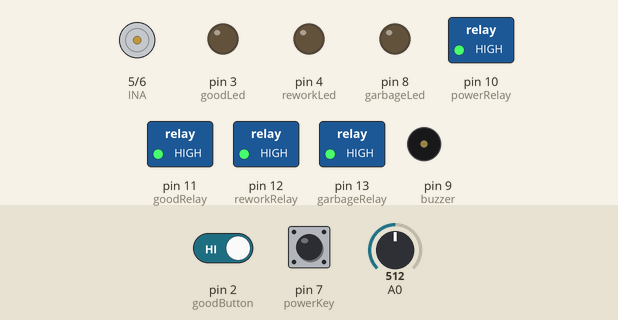
Recording of a sketch running on a simulated Arduino Uno, built with avr-gcc and run on an emulated ATmega328P. On the bench: motor-driver pin pairs drawn as motors (green arrow = first pin HIGH = forward, orange = second pin HIGH = backward, longer = more drive), switched loads named in the sketch (green lamp = pin HIGH), output pins drawn as LEDs (lit = HIGH), buzzer (waves = sounding). The inputs (shaded band) are chosen by the test bench; at power-on: pin 7 (powerKey) HIGH, pin 2 (goodButton) HIGH, A0 = 512.

Above: at 1.2 s.
1.3 s: pin 7 (powerKey) pulled LOW for 0.15 s
At 1.37 s:
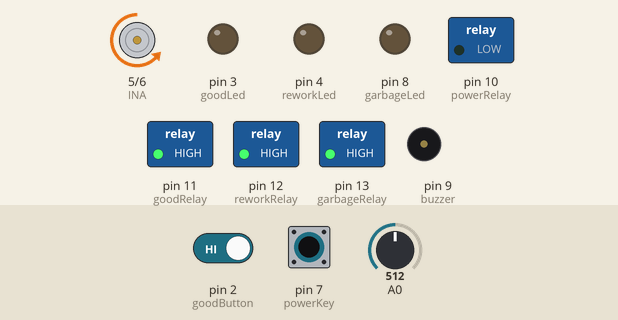
2.9 s: pin 7 (powerKey) pulled LOW for 3.2 s
At 6.8 s:
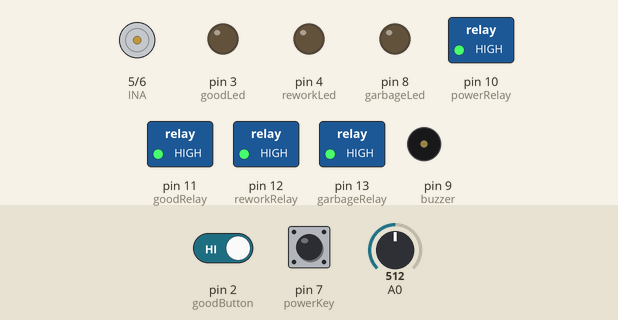
7.6 s: pin 2 (goodButton) driven LOW and pin 7 (powerKey) driven LOW
At 8.1 s:
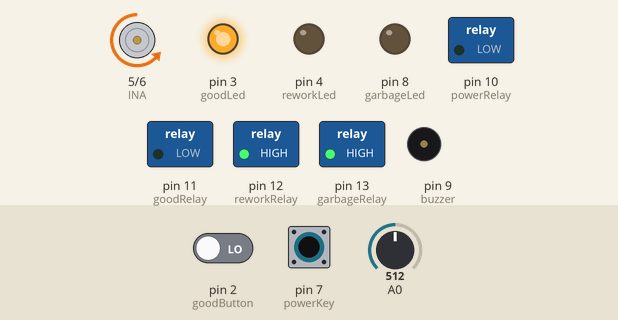
10.6 s: A0 set to 716
At 10.75 s:
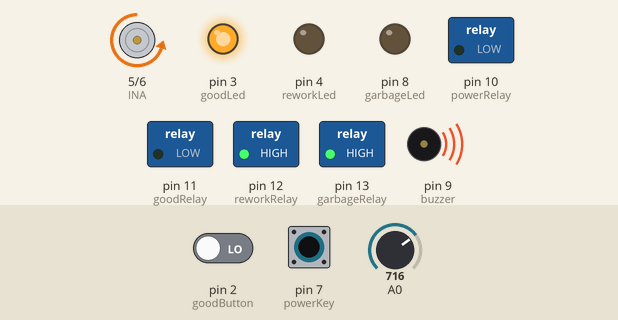
13.6 s: pin 2 (goodButton) driven HIGH
At 14.3 s:
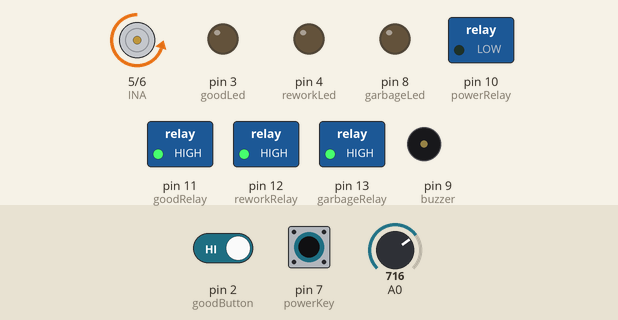
15.1 s: A0 set to 0
At 16.0 s:
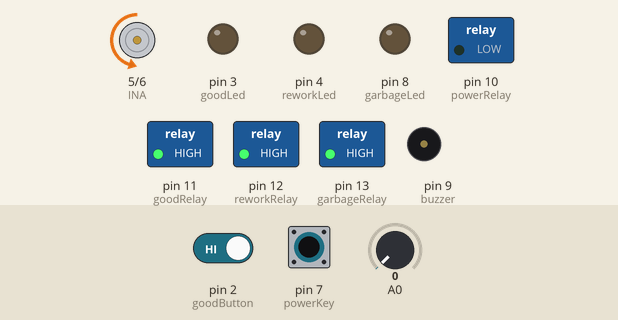
Timing chart, 0 to 17.6 s (numbered marks = the images above; inputs shaded):
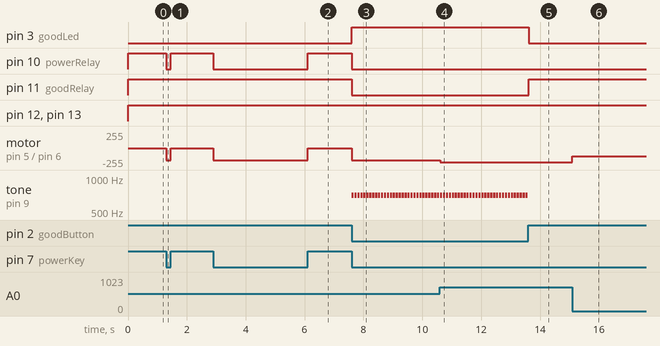

The sketch:

sketch_maleta.ino
```cpp
const int powerKey = 7;
const int reworkButton = 0;
const int garbageButton = 1;
const int goodButton = 2;

const int reworkLed = 4;
const int garbageLed = 8;
const int goodLed = 3;

const int powerRelay = 10;
const int goodRelay = 11;
const int reworkRelay = 12;
const int garbageRelay = 13;

const int buzzer = 9;

const int INA = 5;
const int INB = 6;

byte speed = 255;
const int curr_value_min = 0;
const int curr_value_max = 1023;
const int new_value_min = 120;
const int new_value_max = 255;

void setup()
{
    Serial.begin(9600);

    pinMode(powerKey, INPUT_PULLUP);
    pinMode(reworkButton, INPUT_PULLUP);
    pinMode(garbageButton, INPUT_PULLUP);
    pinMode(goodButton, INPUT_PULLUP);

    pinMode(reworkLed, OUTPUT);
    pinMode(garbageLed, OUTPUT);
    pinMode(goodLed, OUTPUT);

    pinMode(powerRelay, OUTPUT);
    pinMode(reworkRelay, OUTPUT);
    pinMode(garbageRelay, OUTPUT);
    pinMode(goodRelay, OUTPUT);

    pinMode(INA, OUTPUT);
    pinMode(INB, OUTPUT);
}

void loop()
{
    if (digitalRead(powerKey) == LOW)
    {
        digitalWrite(powerRelay, LOW);

        //speed = constrain((analogRead(A0)/4) + 80, 150, 255);
        speed = map(analogRead(A0), curr_value_min, curr_value_max, new_value_min, new_value_max);
        analogWrite(INA,0);
        analogWrite(INB,speed);

        if (digitalRead(goodButton) == LOW)
        {
            //Serial.println("Good button pressed");
            digitalWrite(goodLed, HIGH);
            digitalWrite(goodRelay, LOW);

            tone(buzzer, 700, 75);
            delay(100);
            noTone(buzzer);

            //while (digitalRead(goodButton) == LOW) {delay(100);}
        }
        else
        {
            digitalWrite(goodLed, LOW);
            digitalWrite(goodRelay, HIGH);
        }
    }
    else
    {
        digitalWrite(powerRelay, HIGH);
        digitalWrite(goodRelay, HIGH);
        digitalWrite(goodLed, LOW);

        analogWrite(INA, LOW);
        analogWrite(INB, LOW);
    }

    if (digitalRead(reworkButton) == LOW)
    {
        //Serial.println("Rework button pressed");
        digitalWrite(reworkLed, HIGH);
        digitalWrite(reworkRelay, LOW);

        tone(buzzer, 450, 50);
        delay(100);
        tone(buzzer, 450, 50);
        delay(100);
        noTone(buzzer);

        //while (digitalRead(reworkButton) == LOW) {delay(100);}
    }
    else
    {
        digitalWrite(reworkLed, LOW);
        digitalWrite(reworkRelay, HIGH);
    }

    if (digitalRead(garbageButton) == LOW)
    {
        //Serial.println("Garbage button pressed");
        digitalWrite(garbageLed, HIGH);
        digitalWrite(garbageRelay, LOW);

        tone(buzzer, 200, 500);
        delay(100);
        noTone(buzzer);

        //while (digitalRead(garbageButton) == LOW) {delay(100);}
    }
    else
    {
        digitalWrite(garbageLed, LOW);
        digitalWrite(garbageRelay, HIGH);
    }
}
```

Measured:
- after the input at 1.3 s, pin 10 (powerRelay): HIGH → LOW at once, → HIGH 0.15 s later; motor on pin 5 (INA) / pin 6 (INB): stopped → backward 187/255 at once, → stopped 0.15 s later
- after the input at 2.9 s, pin 10 (powerRelay): HIGH → LOW at once, → HIGH 3.2 s later; motor on pin 5 (INA) / pin 6 (INB): stopped → backward 187/255 at once, → stopped 3.2 s later
- after the input at 7.6 s, pin 3 (goodLed): LOW → HIGH at once; pin 10 (powerRelay), pin 11 (goodRelay): HIGH → LOW at once; motor on pin 5 (INA) / pin 6 (INB): stopped → backward 187/255 at once; tone on pin 9 (buzzer): alternates 700 Hz for 0.08 s and silent for 0.03 s, starting at once
- after the input at 10.6 s, motor on pin 5 (INA) / pin 6 (INB): backward 187/255 → backward 214/255 at once
- after the input at 13.6 s, pin 3 (goodLed): HIGH → LOW at once; pin 11 (goodRelay): LOW → HIGH at once; tone on pin 9 (buzzer): stops changing and stays silent
- after the input at 15.1 s, motor on pin 5 (INA) / pin 6 (INB): backward 214/255 → backward 120/255 at once
